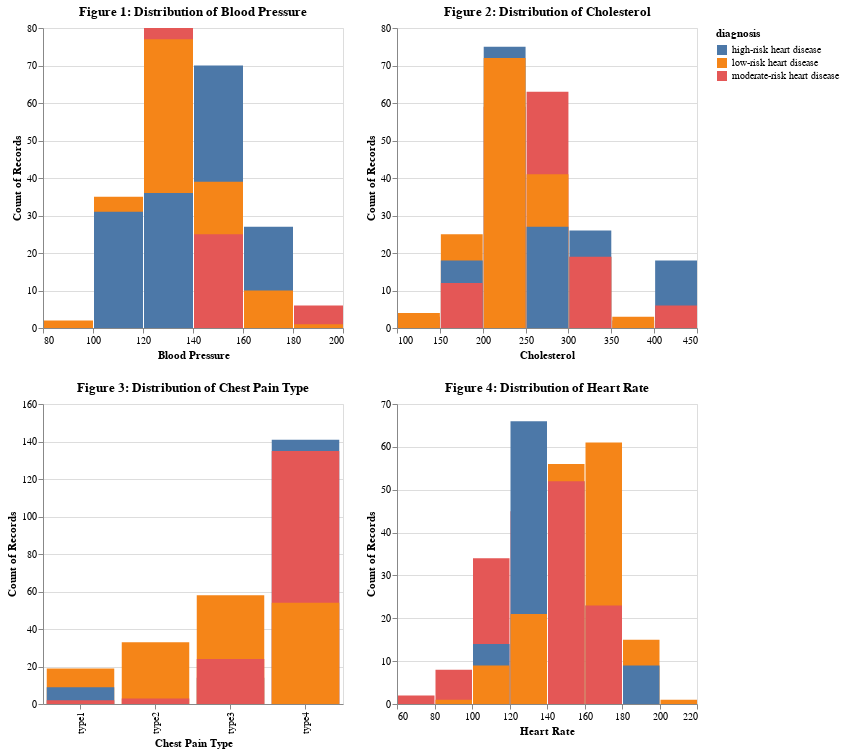

The cell this chart's notebook holds for it:
### Markdown cell above
## Distribution of the Variables

The next cells visualize the distribution of the measurements/values for each symptom variable in histograms (Figure 1-4). The associated heart disease risk diagnosis is represented with distinct colours. The varying measurements indicate standardization is required. The visualizations suggest patterns in the dataset, revealing that specific measurement ranges within the variables may be linked with varying levels of heart disease risk. The distinct peaks in the graphs signify an abundance of particular ranges within the dataset records, providing evidence of a relationship between these measurements and the diagnosis of heart disease.

### Code cell
# distribution of blood pressure measurements
bp_hist = alt.Chart(heart_disease_train).mark_bar().encode(
    x=alt.X("resting_bp:Q", bin = True).title("Blood Pressure"),
    y=alt.Y("count()").stack(False),
    color="diagnosis:N"
).properties(
    title = "Figure 1: Distribution of Blood Pressure"
)

# distribution of cholesterol measurements
chol_hist = alt.Chart(heart_disease_train).mark_bar().encode(
    x=alt.X("cholesterol:Q", bin = True).title("Cholesterol"),
    y=alt.Y("count()").stack(False),
    color = "diagnosis:N"
).properties(
    title = "Figure 2: Distribution of Cholesterol"
)

# distribution of chest pain type measurements
cp_hist = alt.Chart(heart_disease_train).mark_bar().encode(
    x=alt.X("type_chestpain").title("Chest Pain Type"),
    y=alt.Y("count()").stack(False),
    color = "diagnosis:N"
).properties(
    width=300,
    height=300,
    title = "Figure 3: Distribution of Chest Pain Type"
)

# distribution of heart rate measurements
hr_hist = alt.Chart(heart_disease_train).mark_bar().encode(
    x=alt.X("max_heart_rate:Q", bin = True).title("Heart Rate"),
    y=alt.Y("count()").stack(False),
    color = "diagnosis:N"
).properties(
    title = "Figure 4: Distribution of Heart Rate"
)


combined_charts = bp_hist & cp_hist | chol_hist & hr_hist
combined_charts

### Figure 1 — Vega-Lite specification as saved in the notebook (floating-point values rounded to 4 significant figures; data arrays with more than 128 entries replaced by an {"elided": "..."} marker saying what was removed)
{"config": {"view": {"continuousWidth": 300, "continuousHeight": 300}}, "hconcat": [{"vconcat": [{"mark": {"type": "bar"}, "encoding": {"color": {"field": "diagnosis", "type": "nominal"}, "x": {"bin": true, "field": "resting_bp", "title": "Blood Pressure", "type": "quantitative"}, "y": {"aggregate": "count", "stack": false, "type": "quantitative"}}, "title": "Figure 1: Distribution of Blood Pressure"}, {"mark": {"type": "bar"}, "encoding": {"color": {"field": "diagnosis", "type": "nominal"}, "x": {"field": "type_chestpain", "title": "Chest Pain Type", "type": "nominal"}, "y": {"aggregate": "count", "stack": false, "type": "quantitative"}}, "height": 300, "title": "Figure 3: Distribution of Chest Pain Type", "width": 300}]}, {"vconcat": [{"mark": {"type": "bar"}, "encoding": {"color": {"field": "diagnosis", "type": "nominal"}, "x": {"bin": true, "field": "cholesterol", "title": "Cholesterol", "type": "quantitative"}, "y": {"aggregate": "count", "stack": false, "type": "quantitative"}}, "title": "Figure 2: Distribution of Cholesterol"}, {"mark": {"type": "bar"}, "encoding": {"color": {"field": "diagnosis", "type": "nominal"}, "x": {"bin": true, "field": "max_heart_rate", "title": "Heart Rate", "type": "quantitative"}, "y": {"aggregate": "count", "stack": false, "type": "quantitative"}}, "title": "Figure 4: Distribution of Heart Rate"}]}], "data": {"name": "data-3bfa6c91fb6fd59feff66271dc5266f4"}, "$schema": "https://vega.github.io/schema/vega-lite/v5.16.3.json", "datasets": {"data-3bfa6c91fb6fd59feff66271dc5266f4": {"elided": "492 records"}}}
